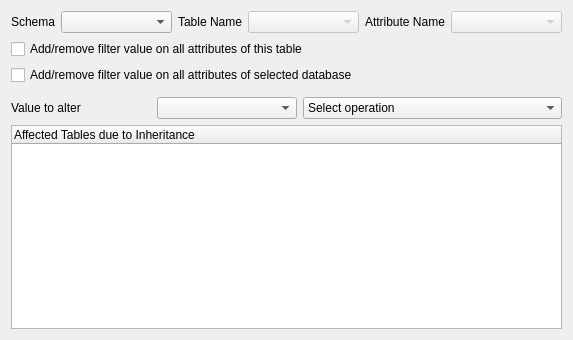
<?xml version="1.0" encoding="UTF-8"?>
<ui version="4.0">
 <class>ChangeNullityWidget</class>
 <widget class="QWidget" name="ChangeNullityWidget">
  <property name="geometry">
   <rect>
    <x>0</x>
    <y>0</y>
    <width>573</width>
    <height>340</height>
   </rect>
  </property>
  <property name="windowTitle">
   <string>Form</string>
  </property>
  <layout class="QGridLayout" name="gridLayout">
   <item row="1" column="0">
    <widget class="QCheckBox" name="allAttributesCheckBox">
     <property name="sizePolicy">
      <sizepolicy hsizetype="MinimumExpanding" vsizetype="Fixed">
       <horstretch>0</horstretch>
       <verstretch>0</verstretch>
      </sizepolicy>
     </property>
     <property name="text">
      <string>Add/remove filter value on all attributes of this table</string>
     </property>
     <property name="autoExclusive">
      <bool>false</bool>
     </property>
    </widget>
   </item>
   <item row="2" column="0">
    <widget class="QCheckBox" name="allTablesCheckBox">
     <property name="sizePolicy">
      <sizepolicy hsizetype="MinimumExpanding" vsizetype="Fixed">
       <horstretch>0</horstretch>
       <verstretch>0</verstretch>
      </sizepolicy>
     </property>
     <property name="text">
      <string>Add/remove filter value on all attributes of selected database</string>
     </property>
     <property name="autoExclusive">
      <bool>false</bool>
     </property>
    </widget>
   </item>
   <item row="5" column="0">
    <widget class="QTreeWidget" name="treeWidget">
     <column>
      <property name="text">
       <string>Affected Tables due to Inheritance</string>
      </property>
     </column>
    </widget>
   </item>
   <item row="3" column="0">
    <widget class="CustomSelector" name="filterCustomSelectorWidget" native="true"/>
   </item>
   <item row="0" column="0">
    <layout class="QHBoxLayout" name="horizontalLayout">
     <item>
      <widget class="QLabel" name="label">
       <property name="text">
        <string>Schema</string>
       </property>
      </widget>
     </item>
     <item>
      <widget class="QComboBox" name="schemaComboBox">
       <property name="sizePolicy">
        <sizepolicy hsizetype="MinimumExpanding" vsizetype="Fixed">
         <horstretch>0</horstretch>
         <verstretch>0</verstretch>
        </sizepolicy>
       </property>
      </widget>
     </item>
     <item>
      <widget class="QLabel" name="tableNameLabel">
       <property name="text">
        <string>Table Name</string>
       </property>
      </widget>
     </item>
     <item>
      <widget class="QComboBox" name="tableComboBox">
       <property name="enabled">
        <bool>false</bool>
       </property>
       <property name="sizePolicy">
        <sizepolicy hsizetype="MinimumExpanding" vsizetype="Fixed">
         <horstretch>0</horstretch>
         <verstretch>0</verstretch>
        </sizepolicy>
       </property>
      </widget>
     </item>
     <item>
      <widget class="QLabel" name="attributeNameLabel">
       <property name="text">
        <string>Attribute Name</string>
       </property>
      </widget>
     </item>
     <item>
      <widget class="QComboBox" name="attributeComboBox">
       <property name="enabled">
        <bool>false</bool>
       </property>
       <property name="sizePolicy">
        <sizepolicy hsizetype="MinimumExpanding" vsizetype="Fixed">
         <horstretch>0</horstretch>
         <verstretch>0</verstretch>
        </sizepolicy>
       </property>
      </widget>
     </item>
    </layout>
   </item>
   <item row="4" column="0">
    <layout class="QHBoxLayout" name="horizontalLayout_2">
     <item>
      <widget class="QLabel" name="singleValueLabel">
       <property name="text">
        <string>Value to alter</string>
       </property>
      </widget>
     </item>
     <item>
      <widget class="QComboBox" name="singleValueComboBox"/>
     </item>
     <item>
      <widget class="QComboBox" name="actionComboBox">
       <item>
        <property name="text">
         <string>Select operation</string>
        </property>
       </item>
       <item>
        <property name="text">
         <string>Add to Filter (Leave empty if filter is empty)</string>
        </property>
       </item>
       <item>
        <property name="text">
         <string>Add to Filter (Add value to empty filter)</string>
        </property>
       </item>
       <item>
        <property name="text">
         <string>Remove from Filter</string>
        </property>
       </item>
      </widget>
     </item>
    </layout>
   </item>
  </layout>
 </widget>
 <customwidgets>
  <customwidget>
   <class>CustomSelector</class>
   <extends>QWidget</extends>
   <header>DsgTools.gui.CustomWidgets.SelectionWidgets.customSelector.h</header>
   <container>1</container>
  </customwidget>
 </customwidgets>
 <resources/>
 <connections/>
</ui>
